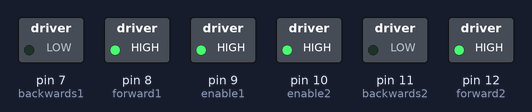
A sketch run on a simulated Arduino Uno, built with avr-gcc and run on an emulated ATmega328P. Shown: switched loads named in the sketch (green lamp = pin HIGH).

Above: at 0.1 s.
At 1.1 s:
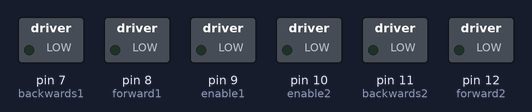
Timing chart, 0 to 2.6 s (numbered marks = the images above):
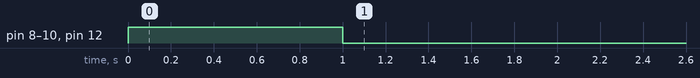

The sketch:

Story_4.ino
```cpp
// These constant integers are used to keep the pins constant.
const int enable1 = 9;
const int forward1 = 8;
const int backwards1 = 7;
const int enable2 = 10;
const int forward2 = 12;
const int backwards2 = 11;

void setup() {
  // setup() initilizes the pins.
  pinMode(forward1, OUTPUT);
  pinMode(enable1, OUTPUT);
  pinMode(backwards1, OUTPUT);
  pinMode(forward2, OUTPUT);
  pinMode(enable2, OUTPUT);
  pinMode(backwards2, OUTPUT);

  //This code will infinatly make the rover go forwards then stop every two second
  forwards();
  halt();
}
void forwards(){
  //Go forwards
  digitalWrite(forward1,HIGH);
  digitalWrite(enable1,HIGH);
  digitalWrite(forward2,HIGH);
  digitalWrite(enable2,HIGH);
  delay(1000); // Wait for one second
}

void halt(){
  // Disable all motors
  digitalWrite(forward1,LOW);
  digitalWrite(enable1,LOW);
  digitalWrite(forward2,LOW);
  digitalWrite(enable2,LOW);
  delay(1000); // Wait for one second
}

void loop(){
  // loop() will happen forever.
}
```
